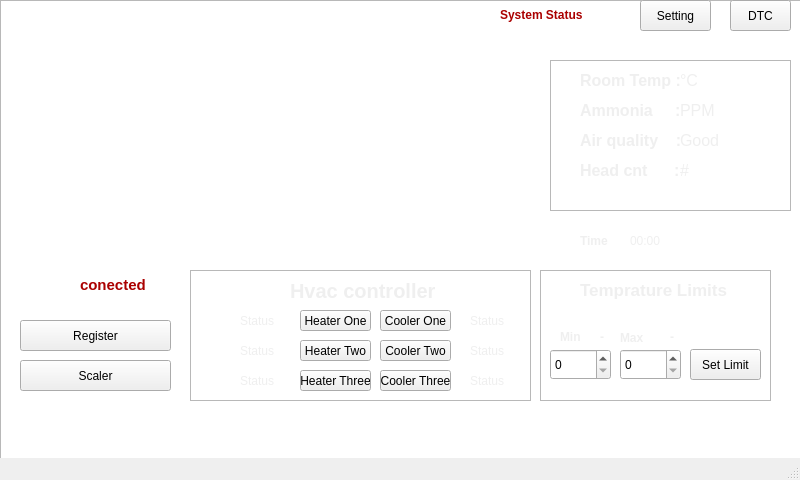
<?xml version="1.0" encoding="UTF-8"?>
<ui version="4.0">
 <class>MainWindow</class>
 <widget class="QMainWindow" name="MainWindow">
  <property name="geometry">
   <rect>
    <x>0</x>
    <y>0</y>
    <width>800</width>
    <height>480</height>
   </rect>
  </property>
  <property name="minimumSize">
   <size>
    <width>800</width>
    <height>480</height>
   </size>
  </property>
  <property name="maximumSize">
   <size>
    <width>800</width>
    <height>480</height>
   </size>
  </property>
  <property name="windowTitle">
   <string>MainWindow</string>
  </property>
  <property name="autoFillBackground">
   <bool>true</bool>
  </property>
  <property name="styleSheet">
   <string notr="true"/>
  </property>
  <property name="unifiedTitleAndToolBarOnMac">
   <bool>false</bool>
  </property>
  <widget class="QWidget" name="centralWidget">
   <widget class="QPushButton" name="setting">
    <property name="geometry">
     <rect>
      <x>640</x>
      <y>0</y>
      <width>71</width>
      <height>31</height>
     </rect>
    </property>
    <property name="text">
     <string>Setting</string>
    </property>
   </widget>
   <widget class="QPushButton" name="register_2">
    <property name="geometry">
     <rect>
      <x>20</x>
      <y>320</y>
      <width>151</width>
      <height>31</height>
     </rect>
    </property>
    <property name="text">
     <string>Register</string>
    </property>
   </widget>
   <widget class="QFrame" name="frame">
    <property name="geometry">
     <rect>
      <x>190</x>
      <y>270</y>
      <width>341</width>
      <height>131</height>
     </rect>
    </property>
    <property name="styleSheet">
     <string notr="true"/>
    </property>
    <property name="frameShape">
     <enum>QFrame::StyledPanel</enum>
    </property>
    <property name="frameShadow">
     <enum>QFrame::Raised</enum>
    </property>
    <widget class="QLabel" name="label_2">
     <property name="geometry">
      <rect>
       <x>100</x>
       <y>10</y>
       <width>191</width>
       <height>21</height>
      </rect>
     </property>
     <property name="font">
      <font>
       <pointsize>15</pointsize>
       <weight>75</weight>
       <bold>true</bold>
      </font>
     </property>
     <property name="styleSheet">
      <string notr="true">color: rgb(239, 239, 239);</string>
     </property>
     <property name="text">
      <string>Hvac controller</string>
     </property>
    </widget>
    <widget class="QPushButton" name="ht1_B">
     <property name="geometry">
      <rect>
       <x>110</x>
       <y>40</y>
       <width>71</width>
       <height>21</height>
      </rect>
     </property>
     <property name="font">
      <font>
       <pointsize>9</pointsize>
      </font>
     </property>
     <property name="text">
      <string>Heater One</string>
     </property>
    </widget>
    <widget class="QPushButton" name="ht2_B">
     <property name="geometry">
      <rect>
       <x>110</x>
       <y>70</y>
       <width>71</width>
       <height>21</height>
      </rect>
     </property>
     <property name="font">
      <font>
       <pointsize>9</pointsize>
      </font>
     </property>
     <property name="text">
      <string>Heater Two</string>
     </property>
    </widget>
    <widget class="QPushButton" name="ht3_B">
     <property name="geometry">
      <rect>
       <x>110</x>
       <y>100</y>
       <width>71</width>
       <height>21</height>
      </rect>
     </property>
     <property name="font">
      <font>
       <pointsize>9</pointsize>
      </font>
     </property>
     <property name="text">
      <string>Heater Three</string>
     </property>
    </widget>
    <widget class="QPushButton" name="co1_B">
     <property name="geometry">
      <rect>
       <x>190</x>
       <y>40</y>
       <width>71</width>
       <height>21</height>
      </rect>
     </property>
     <property name="font">
      <font>
       <pointsize>9</pointsize>
      </font>
     </property>
     <property name="text">
      <string>Cooler One</string>
     </property>
    </widget>
    <widget class="QPushButton" name="co2_B">
     <property name="geometry">
      <rect>
       <x>190</x>
       <y>70</y>
       <width>71</width>
       <height>21</height>
      </rect>
     </property>
     <property name="font">
      <font>
       <pointsize>9</pointsize>
      </font>
     </property>
     <property name="text">
      <string>Cooler Two</string>
     </property>
    </widget>
    <widget class="QPushButton" name="co3_B">
     <property name="geometry">
      <rect>
       <x>190</x>
       <y>100</y>
       <width>71</width>
       <height>21</height>
      </rect>
     </property>
     <property name="font">
      <font>
       <pointsize>9</pointsize>
      </font>
     </property>
     <property name="text">
      <string>Cooler Three</string>
     </property>
    </widget>
    <widget class="QLabel" name="heater_1_sts">
     <property name="geometry">
      <rect>
       <x>50</x>
       <y>40</y>
       <width>68</width>
       <height>22</height>
      </rect>
     </property>
     <property name="styleSheet">
      <string notr="true">color: rgb(239, 239, 239);</string>
     </property>
     <property name="text">
      <string>Status</string>
     </property>
    </widget>
    <widget class="QLabel" name="heater_2_sts">
     <property name="geometry">
      <rect>
       <x>50</x>
       <y>70</y>
       <width>68</width>
       <height>22</height>
      </rect>
     </property>
     <property name="styleSheet">
      <string notr="true">color: rgb(239, 239, 239);</string>
     </property>
     <property name="text">
      <string>Status</string>
     </property>
    </widget>
    <widget class="QLabel" name="heater_3_sts">
     <property name="geometry">
      <rect>
       <x>50</x>
       <y>100</y>
       <width>68</width>
       <height>22</height>
      </rect>
     </property>
     <property name="styleSheet">
      <string notr="true">color: rgb(239, 239, 239);</string>
     </property>
     <property name="text">
      <string>Status</string>
     </property>
    </widget>
    <widget class="QLabel" name="cooler_1_sts">
     <property name="geometry">
      <rect>
       <x>280</x>
       <y>40</y>
       <width>51</width>
       <height>22</height>
      </rect>
     </property>
     <property name="styleSheet">
      <string notr="true">color: rgb(239, 239, 239);</string>
     </property>
     <property name="text">
      <string>Status</string>
     </property>
    </widget>
    <widget class="QLabel" name="cooler_2_sts">
     <property name="geometry">
      <rect>
       <x>280</x>
       <y>70</y>
       <width>51</width>
       <height>22</height>
      </rect>
     </property>
     <property name="styleSheet">
      <string notr="true">color: rgb(239, 239, 239);</string>
     </property>
     <property name="text">
      <string>Status</string>
     </property>
    </widget>
    <widget class="QLabel" name="cooler_3_sts">
     <property name="geometry">
      <rect>
       <x>280</x>
       <y>100</y>
       <width>51</width>
       <height>22</height>
      </rect>
     </property>
     <property name="styleSheet">
      <string notr="true">color: rgb(239, 239, 239);</string>
     </property>
     <property name="text">
      <string>Status</string>
     </property>
    </widget>
   </widget>
   <widget class="temp_plot" name="temp_plot" native="true">
    <property name="geometry">
     <rect>
      <x>10</x>
      <y>40</y>
      <width>531</width>
      <height>211</height>
     </rect>
    </property>
    <property name="styleSheet">
     <string notr="true">border-color: rgb(34, 40, 93);</string>
    </property>
   </widget>
   <widget class="QFrame" name="frame_2">
    <property name="geometry">
     <rect>
      <x>540</x>
      <y>270</y>
      <width>231</width>
      <height>131</height>
     </rect>
    </property>
    <property name="styleSheet">
     <string notr="true"/>
    </property>
    <property name="frameShape">
     <enum>QFrame::StyledPanel</enum>
    </property>
    <property name="frameShadow">
     <enum>QFrame::Raised</enum>
    </property>
    <widget class="QLabel" name="label_4">
     <property name="geometry">
      <rect>
       <x>40</x>
       <y>10</y>
       <width>151</width>
       <height>20</height>
      </rect>
     </property>
     <property name="font">
      <font>
       <pointsize>13</pointsize>
       <weight>75</weight>
       <bold>true</bold>
      </font>
     </property>
     <property name="styleSheet">
      <string notr="true">color: rgb(239, 239, 239);</string>
     </property>
     <property name="text">
      <string>Temprature Limits</string>
     </property>
    </widget>
    <widget class="QSpinBox" name="Min_Box">
     <property name="geometry">
      <rect>
       <x>10</x>
       <y>79</y>
       <width>61</width>
       <height>31</height>
      </rect>
     </property>
    </widget>
    <widget class="QSpinBox" name="Max_Box">
     <property name="geometry">
      <rect>
       <x>80</x>
       <y>79</y>
       <width>61</width>
       <height>31</height>
      </rect>
     </property>
    </widget>
    <widget class="QLabel" name="label_7">
     <property name="geometry">
      <rect>
       <x>20</x>
       <y>59</y>
       <width>55</width>
       <height>16</height>
      </rect>
     </property>
     <property name="font">
      <font>
       <weight>75</weight>
       <bold>true</bold>
      </font>
     </property>
     <property name="styleSheet">
      <string notr="true">color: rgb(239, 239, 239);</string>
     </property>
     <property name="text">
      <string>Min</string>
     </property>
    </widget>
    <widget class="QLabel" name="label_8">
     <property name="geometry">
      <rect>
       <x>80</x>
       <y>60</y>
       <width>55</width>
       <height>16</height>
      </rect>
     </property>
     <property name="font">
      <font>
       <weight>75</weight>
       <bold>true</bold>
      </font>
     </property>
     <property name="styleSheet">
      <string notr="true">color: rgb(239, 239, 239);</string>
     </property>
     <property name="text">
      <string>Max</string>
     </property>
    </widget>
    <widget class="QLabel" name="label_9">
     <property name="geometry">
      <rect>
       <x>60</x>
       <y>59</y>
       <width>55</width>
       <height>16</height>
      </rect>
     </property>
     <property name="font">
      <font>
       <weight>75</weight>
       <bold>true</bold>
      </font>
     </property>
     <property name="styleSheet">
      <string notr="true">color: rgb(239, 239, 239);</string>
     </property>
     <property name="text">
      <string>-</string>
     </property>
    </widget>
    <widget class="QLabel" name="label_10">
     <property name="geometry">
      <rect>
       <x>130</x>
       <y>59</y>
       <width>55</width>
       <height>16</height>
      </rect>
     </property>
     <property name="font">
      <font>
       <weight>75</weight>
       <bold>true</bold>
      </font>
     </property>
     <property name="styleSheet">
      <string notr="true">color: rgb(239, 239, 239);</string>
     </property>
     <property name="text">
      <string>-</string>
     </property>
    </widget>
    <widget class="QPushButton" name="Set_Limit">
     <property name="geometry">
      <rect>
       <x>150</x>
       <y>79</y>
       <width>71</width>
       <height>31</height>
      </rect>
     </property>
     <property name="text">
      <string>Set Limit</string>
     </property>
    </widget>
   </widget>
   <widget class="QPushButton" name="DTC">
    <property name="geometry">
     <rect>
      <x>730</x>
      <y>0</y>
      <width>61</width>
      <height>31</height>
     </rect>
    </property>
    <property name="text">
     <string>DTC</string>
    </property>
   </widget>
   <widget class="QLabel" name="message">
    <property name="geometry">
     <rect>
      <x>80</x>
      <y>270</y>
      <width>101</width>
      <height>31</height>
     </rect>
    </property>
    <property name="font">
     <font>
      <pointsize>11</pointsize>
      <weight>75</weight>
      <bold>true</bold>
     </font>
    </property>
    <property name="autoFillBackground">
     <bool>false</bool>
    </property>
    <property name="styleSheet">
     <string notr="true">background-color: rgb(255, 255, 255);</string>
    </property>
    <property name="text">
     <string>&lt;html&gt;&lt;head/&gt;&lt;body&gt;&lt;p&gt;&lt;span style=&quot; color:#aa0000;&quot;&gt;conected&lt;/span&gt;&lt;/p&gt;&lt;/body&gt;&lt;/html&gt;</string>
    </property>
   </widget>
   <widget class="QFrame" name="frame_3">
    <property name="geometry">
     <rect>
      <x>550</x>
      <y>60</y>
      <width>241</width>
      <height>151</height>
     </rect>
    </property>
    <property name="styleSheet">
     <string notr="true"/>
    </property>
    <property name="frameShape">
     <enum>QFrame::StyledPanel</enum>
    </property>
    <property name="frameShadow">
     <enum>QFrame::Raised</enum>
    </property>
    <widget class="QLabel" name="label_3">
     <property name="geometry">
      <rect>
       <x>30</x>
       <y>10</y>
       <width>131</width>
       <height>21</height>
      </rect>
     </property>
     <property name="font">
      <font>
       <pointsize>12</pointsize>
       <weight>75</weight>
       <bold>true</bold>
      </font>
     </property>
     <property name="styleSheet">
      <string notr="true">color: rgb(239, 239, 239);</string>
     </property>
     <property name="text">
      <string>Room Temp :</string>
     </property>
    </widget>
    <widget class="QLabel" name="label_5">
     <property name="geometry">
      <rect>
       <x>30</x>
       <y>40</y>
       <width>131</width>
       <height>21</height>
      </rect>
     </property>
     <property name="font">
      <font>
       <pointsize>12</pointsize>
       <weight>75</weight>
       <bold>true</bold>
      </font>
     </property>
     <property name="styleSheet">
      <string notr="true">color: rgb(239, 239, 239);</string>
     </property>
     <property name="text">
      <string>Ammonia     :</string>
     </property>
    </widget>
    <widget class="QLabel" name="label_6">
     <property name="geometry">
      <rect>
       <x>30</x>
       <y>70</y>
       <width>101</width>
       <height>21</height>
      </rect>
     </property>
     <property name="font">
      <font>
       <pointsize>12</pointsize>
       <weight>75</weight>
       <bold>true</bold>
      </font>
     </property>
     <property name="styleSheet">
      <string notr="true">color: rgb(239, 239, 239);</string>
     </property>
     <property name="text">
      <string>Air quality    :</string>
     </property>
    </widget>
    <widget class="QLabel" name="Temp">
     <property name="geometry">
      <rect>
       <x>130</x>
       <y>10</y>
       <width>91</width>
       <height>21</height>
      </rect>
     </property>
     <property name="font">
      <font>
       <pointsize>12</pointsize>
      </font>
     </property>
     <property name="styleSheet">
      <string notr="true">color: rgb(239, 239, 239);</string>
     </property>
     <property name="text">
      <string>°C</string>
     </property>
    </widget>
    <widget class="QLabel" name="Ammonia">
     <property name="geometry">
      <rect>
       <x>130</x>
       <y>40</y>
       <width>91</width>
       <height>21</height>
      </rect>
     </property>
     <property name="font">
      <font>
       <pointsize>12</pointsize>
      </font>
     </property>
     <property name="styleSheet">
      <string notr="true">color: rgb(239, 239, 239);</string>
     </property>
     <property name="text">
      <string>PPM</string>
     </property>
    </widget>
    <widget class="QLabel" name="Air">
     <property name="geometry">
      <rect>
       <x>130</x>
       <y>70</y>
       <width>91</width>
       <height>21</height>
      </rect>
     </property>
     <property name="font">
      <font>
       <pointsize>12</pointsize>
      </font>
     </property>
     <property name="styleSheet">
      <string notr="true">color: rgb(239, 239, 239);</string>
     </property>
     <property name="text">
      <string>Good</string>
     </property>
    </widget>
    <widget class="QLabel" name="lable_head">
     <property name="geometry">
      <rect>
       <x>30</x>
       <y>100</y>
       <width>101</width>
       <height>21</height>
      </rect>
     </property>
     <property name="font">
      <font>
       <pointsize>12</pointsize>
       <weight>75</weight>
       <bold>true</bold>
      </font>
     </property>
     <property name="styleSheet">
      <string notr="true">color: rgb(239, 239, 239);</string>
     </property>
     <property name="text">
      <string>Head cnt      :</string>
     </property>
    </widget>
    <widget class="QLabel" name="Head_count">
     <property name="geometry">
      <rect>
       <x>130</x>
       <y>100</y>
       <width>91</width>
       <height>21</height>
      </rect>
     </property>
     <property name="font">
      <font>
       <pointsize>12</pointsize>
      </font>
     </property>
     <property name="styleSheet">
      <string notr="true">color: rgb(239, 239, 239);</string>
     </property>
     <property name="text">
      <string>#</string>
     </property>
    </widget>
    <widget class="QLabel" name="Head_count_2">
     <property name="geometry">
      <rect>
       <x>10</x>
       <y>10</y>
       <width>21</width>
       <height>21</height>
      </rect>
     </property>
     <property name="font">
      <font>
       <pointsize>12</pointsize>
      </font>
     </property>
     <property name="text">
      <string/>
     </property>
     <property name="pixmap">
      <pixmap>../../temp.png</pixmap>
     </property>
     <property name="scaledContents">
      <bool>true</bool>
     </property>
    </widget>
    <widget class="QLabel" name="Head_count_3">
     <property name="geometry">
      <rect>
       <x>10</x>
       <y>40</y>
       <width>21</width>
       <height>21</height>
      </rect>
     </property>
     <property name="font">
      <font>
       <pointsize>12</pointsize>
      </font>
     </property>
     <property name="text">
      <string/>
     </property>
     <property name="pixmap">
      <pixmap>../../ammonia.png</pixmap>
     </property>
     <property name="scaledContents">
      <bool>true</bool>
     </property>
    </widget>
    <widget class="QLabel" name="Head_count_4">
     <property name="geometry">
      <rect>
       <x>10</x>
       <y>70</y>
       <width>21</width>
       <height>21</height>
      </rect>
     </property>
     <property name="font">
      <font>
       <pointsize>12</pointsize>
      </font>
     </property>
     <property name="text">
      <string/>
     </property>
     <property name="pixmap">
      <pixmap>../../air.jpeg</pixmap>
     </property>
     <property name="scaledContents">
      <bool>true</bool>
     </property>
    </widget>
    <widget class="QLabel" name="Head_count_5">
     <property name="geometry">
      <rect>
       <x>10</x>
       <y>100</y>
       <width>21</width>
       <height>31</height>
      </rect>
     </property>
     <property name="font">
      <font>
       <pointsize>12</pointsize>
      </font>
     </property>
     <property name="text">
      <string/>
     </property>
     <property name="pixmap">
      <pixmap>../../hen.jpeg</pixmap>
     </property>
     <property name="scaledContents">
      <bool>true</bool>
     </property>
    </widget>
   </widget>
   <widget class="QLabel" name="label_12">
    <property name="geometry">
     <rect>
      <x>580</x>
      <y>230</y>
      <width>68</width>
      <height>22</height>
     </rect>
    </property>
    <property name="font">
     <font>
      <weight>75</weight>
      <bold>true</bold>
     </font>
    </property>
    <property name="styleSheet">
     <string notr="true">color: rgb(239, 239, 239);</string>
    </property>
    <property name="text">
     <string>Time</string>
    </property>
   </widget>
   <widget class="QLabel" name="Time_L">
    <property name="geometry">
     <rect>
      <x>630</x>
      <y>230</y>
      <width>68</width>
      <height>22</height>
     </rect>
    </property>
    <property name="styleSheet">
     <string notr="true">color: rgb(239, 239, 239);</string>
    </property>
    <property name="text">
     <string>00:00</string>
    </property>
   </widget>
   <widget class="QLabel" name="message_2">
    <property name="geometry">
     <rect>
      <x>500</x>
      <y>0</y>
      <width>121</width>
      <height>31</height>
     </rect>
    </property>
    <property name="font">
     <font>
      <weight>75</weight>
      <bold>true</bold>
     </font>
    </property>
    <property name="autoFillBackground">
     <bool>false</bool>
    </property>
    <property name="styleSheet">
     <string notr="true">color: rgb(239, 239, 239);</string>
    </property>
    <property name="text">
     <string>&lt;html&gt;&lt;head/&gt;&lt;body&gt;&lt;p&gt;&lt;span style=&quot; color:#aa0000;&quot;&gt;System Status&lt;/span&gt;&lt;/p&gt;&lt;/body&gt;&lt;/html&gt;</string>
    </property>
   </widget>
   <widget class="QLabel" name="message_3">
    <property name="geometry">
     <rect>
      <x>20</x>
      <y>270</y>
      <width>41</width>
      <height>31</height>
     </rect>
    </property>
    <property name="font">
     <font>
      <weight>75</weight>
      <bold>true</bold>
     </font>
    </property>
    <property name="autoFillBackground">
     <bool>false</bool>
    </property>
    <property name="text">
     <string/>
    </property>
    <property name="pixmap">
     <pixmap>../../trial/GUI Pic/internet.png</pixmap>
    </property>
    <property name="scaledContents">
     <bool>true</bool>
    </property>
   </widget>
   <widget class="QPushButton" name="Scaler">
    <property name="geometry">
     <rect>
      <x>20</x>
      <y>360</y>
      <width>151</width>
      <height>31</height>
     </rect>
    </property>
    <property name="text">
     <string>Scaler</string>
    </property>
   </widget>
   <widget class="QGraphicsView" name="graphicsView">
    <property name="geometry">
     <rect>
      <x>0</x>
      <y>0</y>
      <width>801</width>
      <height>481</height>
     </rect>
    </property>
    <property name="autoFillBackground">
     <bool>true</bool>
    </property>
    <property name="styleSheet">
     <string notr="true">Background: url(Back.jpeg)</string>
    </property>
   </widget>
   <zorder>graphicsView</zorder>
   <zorder>setting</zorder>
   <zorder>register_2</zorder>
   <zorder>frame</zorder>
   <zorder>frame_2</zorder>
   <zorder>DTC</zorder>
   <zorder>message</zorder>
   <zorder>label_12</zorder>
   <zorder>Time_L</zorder>
   <zorder>message_2</zorder>
   <zorder>message_3</zorder>
   <zorder>Scaler</zorder>
   <zorder>temp_plot</zorder>
   <zorder>frame_3</zorder>
  </widget>
  <widget class="QStatusBar" name="statusBar"/>
 </widget>
 <layoutdefault spacing="6" margin="11"/>
 <customwidgets>
  <customwidget>
   <class>temp_plot</class>
   <extends>QWidget</extends>
   <header location="global">temp_plot.h</header>
   <container>1</container>
  </customwidget>
 </customwidgets>
 <resources/>
 <connections/>
</ui>
